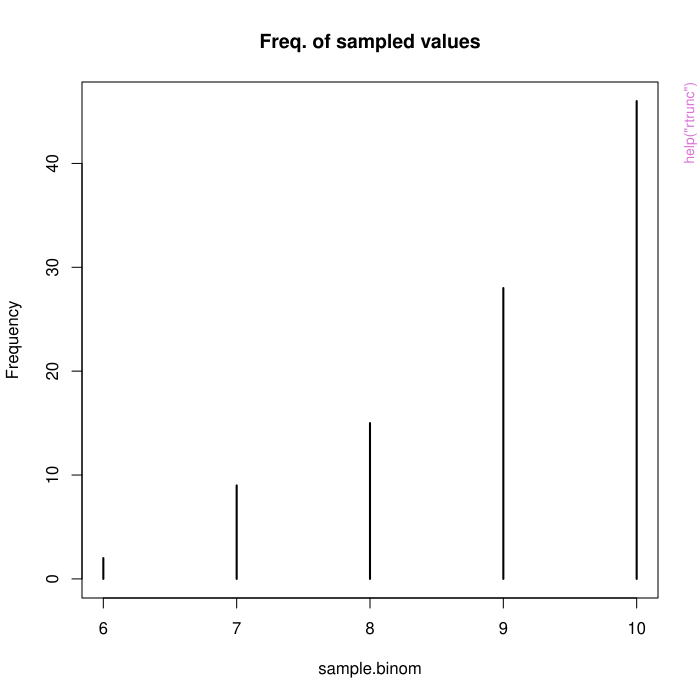

Write the R code that produced this figure.
pkgname <- "TruncExpFam"
source(file.path(R.home("share"), "R", "examples-header.R"))
options(warn = 1)
library('TruncExpFam')

base::assign(".oldSearch", base::search(), pos = 'CheckExEnv')
base::assign(".old_wd", base::getwd(), pos = 'CheckExEnv')
cleanEx()
nameEx("dtrunc")
### * dtrunc

flush(stderr()); flush(stdout())

### Name: dtruncbeta
### Title: Probability Density Function
### Aliases: dtruncbeta dtruncbinom dtruncchisq dtrunccontbern dtrunc
###   dtruncexp dtruncgamma dtruncinvgamma dtruncinvgauss dtrunclnorm
###   dtrunc.trunc_nbinom dtruncnbinom dtruncnorm dtruncpois

### ** Examples

# Using the output of rtrunc
y <- rtrunc(50, mean = 5, sd = 2)
dtrunc(y, eta = c(0, -1))

# Directly-inputting values
dtruncnorm(y = c(5, 0, -10), eta = c(0, -0.05))



cleanEx()
nameEx("empiricalParameters")
### * empiricalParameters

flush(stderr()); flush(stdout())

### Name: empiricalParameters
### Title: Calculate empirical parameters
### Aliases: empiricalParameters

### ** Examples

# Normal distribution
sampNorm <- rtrunc(50, mean = 5, sd = 2)
empiricalParameters(sampNorm)

# Poisson distribution
sampPois <- rtrunc(10, lambda = 100, family = "Poisson")
empiricalParameters(sampPois)



cleanEx()
nameEx("empiricalParameters.numeric")
### * empiricalParameters.numeric

flush(stderr()); flush(stdout())

### Name: empiricalParameters.numeric
### Title: Extract parameters
### Aliases: empiricalParameters.numeric

### ** Examples

# Some random data
x <- c(
  4, 3, 6, 3, 3, 3, 3, 4, 3, 2, 3, 0, 4, 2, 0, 1, 4, 3, 0, 0, 2, 3, 0, 3, 7,
  2, 1, 1, 2, 3, 2, 3, 3, 3, 2, 2, 2, 0, 2, 0, 2, 1, 0, 2, 3, 1, 0, 4, 2, 2,
  0, 1, 1, 1, 2, 2, 3, 1, 3, 1, 1, 0, 3, 3, 2, 0, 2, 2, 3, 0, 2, 1, 0, 0, 1,
  0, 2, 4, 2, 3, 3, 0, 1, 0, 5, 2, 4, 2, 7, 4, 4, 1, 2, 4, 3, 2, 4, 3, 1, 3
)

# Extracting parameters under different distribution assumptions
empiricalParameters(x, family = "normal")
empiricalParameters(x, family = "normal", natural = TRUE)
empiricalParameters(x, family = "binomial", nsize = max(x))
empiricalParameters(x, family = "poisson", natural = FALSE)
empiricalParameters(x, family = "poisson", natural = TRUE)



cleanEx()
nameEx("mlEstimationTruncDist")
### * mlEstimationTruncDist

flush(stderr()); flush(stdout())

### Name: mlEstimationTruncDist
### Title: ML Estimation of Distribution Parameters
### Aliases: mlEstimationTruncDist

### ** Examples

sample_size <- 1000
# Normal
sample.norm <- rtrunc(n = sample_size, mean = 2, sd = 1.5, a = -1)
mlEstimationTruncDist(
  sample.norm,
  y.min = -1, max.it = 500, delta = 0.33,
  print.iter = TRUE
)

# Log-Normal
sample.lognorm <- rtrunc(
  n = sample_size, family = "lognormal", meanlog = 2.5, sdlog = 0.5, a = 7
)
ml_lognormal <- mlEstimationTruncDist(
  sample.lognorm,
  y.min = 7, max.it = 500, tol = 1e-10, delta = 0.3,
  print.iter = FALSE
)
ml_lognormal

# Poisson
sample.pois <- rtrunc(
 n = sample_size, lambda = 10, a = 4, family = "Poisson"
)
mlEstimationTruncDist(
  sample.pois,
  y.min = 4, max.it = 500, delta = 0.33,
  print.iter = 5
)

# Gamma
sample.gamma <- rtrunc(
 n = sample_size, shape = 6, rate = 2, a = 2, family = "Gamma"
)
mlEstimationTruncDist(
  sample.gamma,
  y.min = 2, max.it = 1500, delta = 0.3,
  print.iter = 10
)

# Negative binomial
sample.nbinom <- rtruncnbinom(
 sample_size, size = 50, prob = .3, a = 100, b = 120
)
mlEstimationTruncDist(sample.nbinom, r=10)



cleanEx()
nameEx("natural2parameters")
### * natural2parameters

flush(stderr()); flush(stdout())

### Name: natural2parameters
### Title: Convert natural parameters to distribution parameters
### Aliases: natural2parameters

### ** Examples

samp <- rtrunc(n = 100, lambda = 2, family = "Poisson")
lambda_hat <- empiricalParameters(samp)
eta_hat <- parameters2natural(lambda_hat)
natural2parameters(eta_hat)  # yields back lambda



cleanEx()
nameEx("parameters2natural")
### * parameters2natural

flush(stderr()); flush(stdout())

### Name: parameters2natural
### Title: Convert distribution parameters to natural parameters
### Aliases: parameters2natural

### ** Examples

# Poisson distribution
samp <- rtrunc(n = 100, lambda = 2, family = "Poisson")
parameters2natural(empiricalParameters(samp))



cleanEx()
nameEx("probdist-class")
### * probdist-class

flush(stderr()); flush(stdout())

### Name: probdist-class
### Title: Probability distribution class
### Aliases: probdist-class probdist

### ** Examples

probdist(shape = 2, scale = .25, family = "gamma")
probdist(mean = 2, sd = 10, family = "normal")
probdist(eta1 = 2, eta2 = -1, family = "normal")



cleanEx()
nameEx("ptrunc")
### * ptrunc

flush(stderr()); flush(stdout())

### Name: ptrunc
### Title: Cumulative Distribution Function
### Aliases: ptrunc ptruncnorm ptruncbeta ptruncbinom ptruncpois
###   ptruncchisq ptrunccontbern ptruncexp ptruncgamma ptruncinvgamma
###   ptruncinvgauss ptrunclnorm ptruncnbinom

### ** Examples

ptrunc(0)
ptrunc(6, family = "gaussian", mean = 5, sd = 10, b = 7)
pnorm(6, mean = 5, sd = 10) # for comparison



cleanEx()
nameEx("qtrunc")
### * qtrunc

flush(stderr()); flush(stdout())

### Name: qtrunc
### Title: Quantile Function
### Aliases: qtrunc qtruncbeta qtruncbinom qtruncchisq qtrunccontbern
###   qtruncexp qtruncgamma qtruncinvgamma qtruncinvgauss qtrunclnorm
###   qtruncnbinom qtruncnorm qtruncpois

### ** Examples

qtrunc(0.75)
qtrunc(.2, family = "gaussian", mean = 5, sd = 10, b = 7)
qnorm(.2, mean = 5, sd = 10) # for comparison



cleanEx()
nameEx("rtrunc")
### * rtrunc

flush(stderr()); flush(stdout())

### Name: rtruncbeta
### Title: The Truncated Exponential Family
### Aliases: rtruncbeta rtruncbinom rtruncchisq rtrunccontbern rtruncexp
###   rtruncgamma rtruncinvgamma rtruncinvgauss rtrunclnorm rtruncnbinom
###   rtruncnorm rtruncpois rtrunc rtrunc_direct

### ** Examples

# Truncated binomial distribution
sample.binom <- rtrunc(
  100, family = "binomial", prob = 0.6, size = 20, a = 4, b = 10
)
sample.binom
plot(
  table(sample.binom), ylab = "Frequency", main = "Freq. of sampled values"
)

# Truncated Log-Normal distribution
sample.lognorm <- rtrunc(
  n = 100, family = "lognormal", meanlog = 2.5, sdlog = 0.5, a = 7
)
summary(sample.lognorm)

hist(
  sample.lognorm,
  nclass = 35, xlim = c(0, 60), freq = FALSE,
  ylim = c(0, 0.15)
)

# Normal distribution
sample.norm <- rtrunc(n = 100, mean = 2, sd = 1.5, a = -1)
head(sample.norm)
hist(sample.norm, nclass = 25)

# Gamma distribution
sample.gamma <- rtrunc(n = 100, family = "gamma", shape = 6, rate = 2, a = 2)
hist(sample.gamma, nclass = 15)

# Poisson distribution
sample.pois <- rtrunc(n = 10, family = "poisson", lambda = 10, a = 4)
sample.pois
plot(table(sample.pois))



### * <FOOTER>
###
cleanEx()
options(digits = 7L)
base::cat("Time elapsed: ", proc.time() - base::get("ptime", pos = 'CheckExEnv'),"\n")
grDevices::dev.off()
###
### Local variables: ***
### mode: outline-minor ***
### outline-regexp: "\\(> \\)?### [*]+" ***
### End: ***
quit('no')
